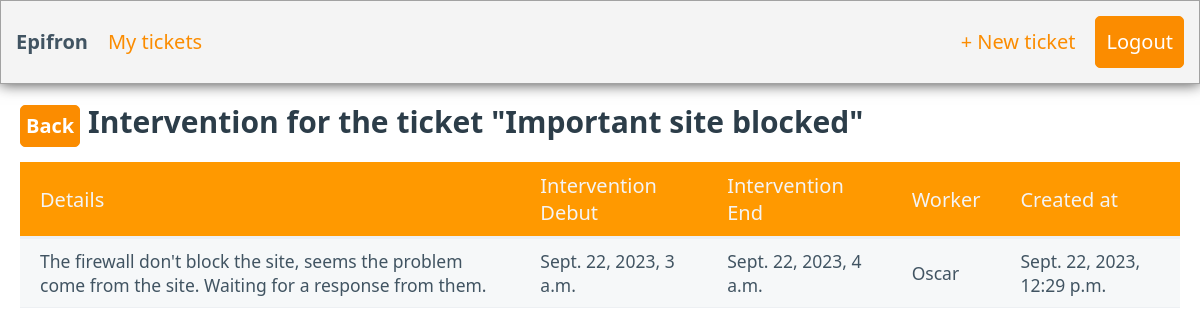
Screenshot of /tickets/2/display-intervention (signed in) with the database file from the repository.
### tickets/models.py (models this page shows, shortened)
class Ticket(models.Model):
    id = models.BigAutoField(primary_key=True)
    subject = models.CharField(max_length=100)
    requestor = models.ForeignKey(User, related_name="requestor", null=False, blank = True, on_delete=models.CASCADE)
    description = models.TextField()
    responsible = models.ForeignKey(User, related_name="responsible", null=True, blank = True, on_delete=models.CASCADE)
    assignee = models.ForeignKey(User, related_name="assignee", null=True, blank = True, on_delete=models.CASCADE)
    status = models.CharField(max_length=25, choices=TicketStatus.choices, default=TicketStatus.TO_DO)
    created_at = models.DateTimeField("created at")
    last_update = models.DateTimeField("last update", null=True)

class TicketIntervention(models.Model):
    ticket_id = models.ForeignKey(Ticket, related_name="ticket_id", null=False, blank = False, on_delete=models.CASCADE)
    id = models.BigAutoField(primary_key=True)
    details = models.TextField()
    intervention_debut = models.DateTimeField("intervention debut", null=False)
    intervention_end = models.DateTimeField("intervention end", null=False)
    worker = models.ForeignKey(User, related_name="worker", null=True, blank = True, on_delete=models.CASCADE)
    created_at = models.DateTimeField("created at")
    UniqueConstraint(
        name="combine_primary_key", fields=["ticket_id", "id"]
    )

### tickets/views.py (the view)
# urls.py: path("<int:ticket_id>/display-intervention", views.displayIntervention, name="displayIntervention"),
def displayIntervention(request, ticket_id):
    ticket = Ticket.objects.get(pk=ticket_id)
    ticket_interventions = TicketIntervention.objects.filter(ticket_id = ticket)
    context = {"ticket_interventions": ticket_interventions, "ticket":ticket}
    return render(request, "tickets/display-intervention.html", context)

### templates/tickets/display-intervention.html (shortened to what this page needs)
{% extends 'base.html' %}
{% block content %}
<main class="container-fluid" style="padding-top: 15px">
    <h3 style="margin-bottom: 15px">
        <a href="{% url 'index' %}" role="button">
            Back
        </a>
         Intervention for the ticket "{{ticket.subject}}"
    </h3>
    <table role="grid" id="table">
        <thead>
        <tr>
            <th scope="col">Details</th>
            <th scope="col">Intervention Debut</th>
            <th scope="col">Intervention End</th>
            <th scope="col">Worker</th>
            <th scope="col">Created at</th>
        </tr>
        </thead>
        <tbody>
            {% for intervention in ticket_interventions%}
            <tr>
                <td>{{intervention.details}}</td>
                <td>{{intervention.intervention_debut}}</td>
                <td>{{intervention.intervention_end}}</td>
                <td>{{intervention.worker}}</td>
                <td>{{intervention.created_at}}</td>
            </tr>
            {% endfor %}
        </tbody>
    </table>
</main>
{% endblock %}

### static/style.css (style rules this page uses)
[data-theme="light"], :root:not([data-theme="dark"]) { --primary: #fb8c00; --primary-hover: #f57c00; --primary-focus: rgba(251, 140, 0, 0.125); --primary-inverse: #FFF; }
:root { --form-element-active-border-color: var(--primary); --form-element-focus-color: var(--primary-focus); --switch-color: var(--primary-inverse); --switch-checked-background-color: var(--primary); }
thead th { position: sticky; top: 0; background-color: #ff9900; color:#f4f4f4 ; }
[role="button"] { padding: 5px }

### rows the page displays
Ticket: subject "Important site blocked"
TicketIntervention: details "The firewall don't block the site, seems the problem come from the site. Waiting for a response from them.", intervention_debut "Sept. 22, 2023, 3 a.m.", intervention_end "Sept. 22, 2023, 4 a.m.", worker "Oscar", created_at "Sept. 22, 2023, 12:29 p.m."
